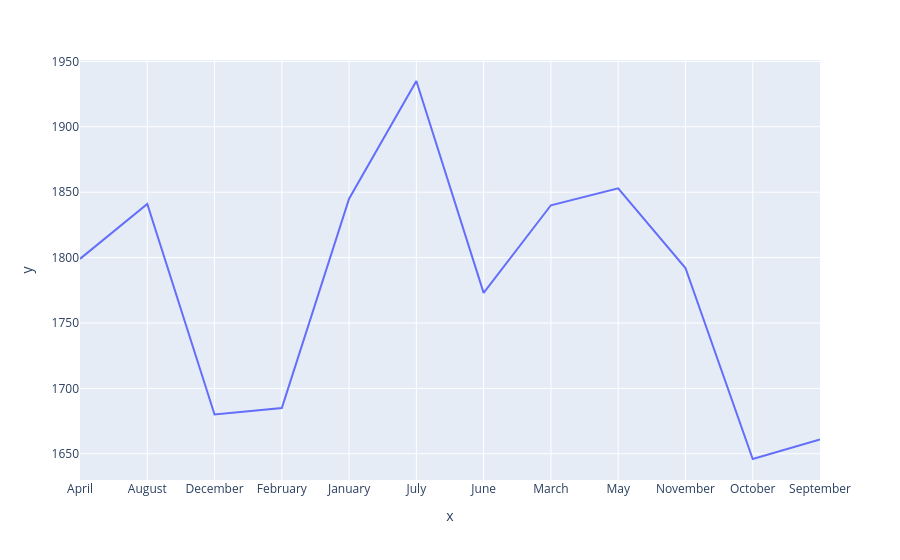

Notebook code cell kept with this figure:
### Code cell
px.line(x=order_by_months.index , y=order_by_months.values)

### Figure 1 — Plotly figure (JSON) as saved in the notebook; plotly's stock layout.template omitted (floating-point values rounded to 4 significant figures)
{"data": [{"hovertemplate": "x=%{x}<br>y=%{y}<extra></extra>", "legendgroup": "", "line": {"color": "#636efa", "dash": "solid"}, "marker": {"symbol": "circle"}, "mode": "lines", "name": "", "orientation": "v", "showlegend": false, "type": "scatter", "x": ["April", "August", "December", "February", "January", "July", "June", "March", "May", "November", "October", "September"], "xaxis": "x", "y": [1799, 1841, 1680, 1685, 1845, 1935, 1773, 1840, 1853, 1792, 1646, 1661], "yaxis": "y"}], "layout": {"legend": {"tracegroupgap": 0}, "margin": {"t": 60}, "xaxis": {"anchor": "y", "domain": [0, 1], "title": {"text": "x"}}, "yaxis": {"anchor": "x", "domain": [0, 1], "title": {"text": "y"}}}}
